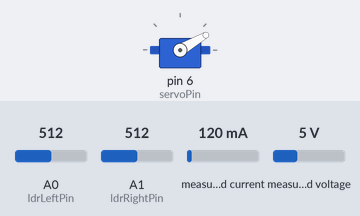
A sketch run on a simulated Arduino Uno, built with avr-gcc and run on an emulated ATmega328P. Parts: servo. The test bench sets the inputs (shaded band); at power-on: A0 (ldrLeftPin) = 512, A1 (ldrRightPin) = 512, measured current 120 mA, measured voltage 5 V. What the sketch prints to the serial monitor is not drawn.

Above: at 2.2 s.
2.3 s: A0 (ldrLeftPin) set to 597
6.3 s: A0 (ldrLeftPin) set to 627
At 9.9 s:
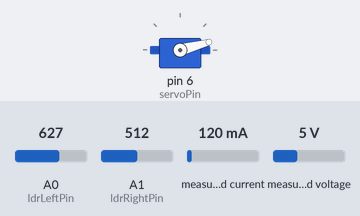
At 12.8 s:
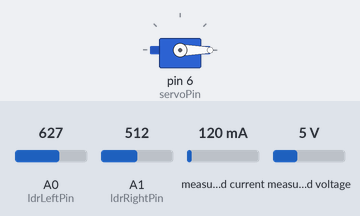
14.3 s: A1 (ldrRightPin) set to 106
18.3 s: A1 (ldrRightPin) set to 90
Timing chart, 0 to 21.3 s (numbered marks = the images above; inputs shaded):
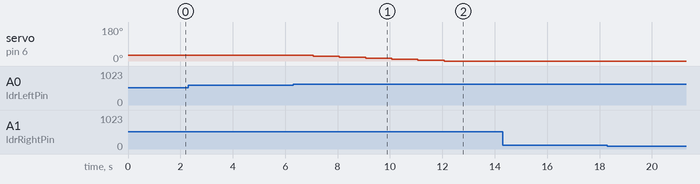

Measured:
- the behaviour switches between 612 and 613 on A0 (ldrLeftPin) (found by bisection; images 0 and 1)
- after the input at 2.3 s, every drawn part: stays the same
- after the input at 6.3 s, servo on pin 6 (servoPin): moves from 30° to 0° over 5.0 s, starting after 0.77 s
- after the input at 14.3 s, every drawn part: stays the same
- after the input at 18.3 s, every drawn part: stays the same

The sketch:

LDR_servo_01.ino
```cpp
#include <Servo.h>
#include <Wire.h>
#include <Adafruit_INA219.h>

const int ldrLeftPin = A0;    // 左侧 LDR
const int ldrRightPin = A1;   // 右侧 LDR
const int servoPin = 6;

const int threshold = 100;     // 光照差异阈值（可调）
int servoAngle = 30;          // 初始舵机角度
const int stepAngle = 5;
const int minAngle = 0;
const int maxAngle = 180;

Servo myServo;

Adafruit_INA219 ina219;

unsigned long lastServoTime = 0;
unsigned long lastInaTime = 0;
const int servoInterval = 1000; // 每 1 秒判断一次是否转动舵机
const int inaInterval = 100;    // 每 200ms 读取一次功耗

float accumulatedEnergy_mWh = 0;

void setup() {
  Serial.begin(9600);
  Wire.begin();

  myServo.attach(servoPin);
  myServo.write(servoAngle);

  if (!ina219.begin()) {
    Serial.println("Failed to find INA219!");
    while (1);
  }

  delay(1000);
}

void loop() {
  unsigned long now = millis();

  // 舵机控制（基于光敏电阻差值）
  if (now - lastServoTime >= servoInterval) {
    lastServoTime = now;
    controlServoByLDR();
  }

  // 读取电压/电流/功率
  if (now - lastInaTime >= inaInterval) {
    lastInaTime = now;
    readPowerData();
  }
}

// 舵机控制函数
void controlServoByLDR() {
  int leftLDR = analogRead(ldrLeftPin);
  int rightLDR = analogRead(ldrRightPin);
  int diff = leftLDR - rightLDR;

  Serial.print("LDR Left: "); Serial.print(leftLDR);
  Serial.print(" | LDR Right: "); Serial.print(rightLDR);
  Serial.print(" | Diff: "); Serial.println(diff);

  if (diff > threshold && servoAngle > minAngle) {
    servoAngle -= stepAngle;
    myServo.write(servoAngle);
    Serial.print(" ← Turn Left");
  } else if (diff < -threshold && servoAngle < maxAngle) {
    servoAngle += stepAngle;
    myServo.write(servoAngle);
    Serial.print(" → Turn Right");
  } else {
    Serial.print(" ○ Stay");
  }

  Serial.print(" | Servo Angle: "); Serial.println(servoAngle);
}

// INA219 功耗读取函数
void readPowerData() {
  float voltage = ina219.getBusVoltage_V();
  float current = ina219.getCurrent_mA();
  float power = ina219.getPower_mW();
  accumulatedEnergy_mWh += power * inaInterval / 3600000.0; // 换算 mWh

  Serial.print("   [INA219] V: ");
  Serial.print(voltage, 2);
  Serial.print(" V | I: ");
  Serial.print(current, 2);
  Serial.print(" mA | P: ");
  Serial.print(power, 2);
  Serial.print(" mW");
  Serial.print(" | Total Energy: "); Serial.print(accumulatedEnergy_mWh); Serial.println(" mWh");
} 
```
